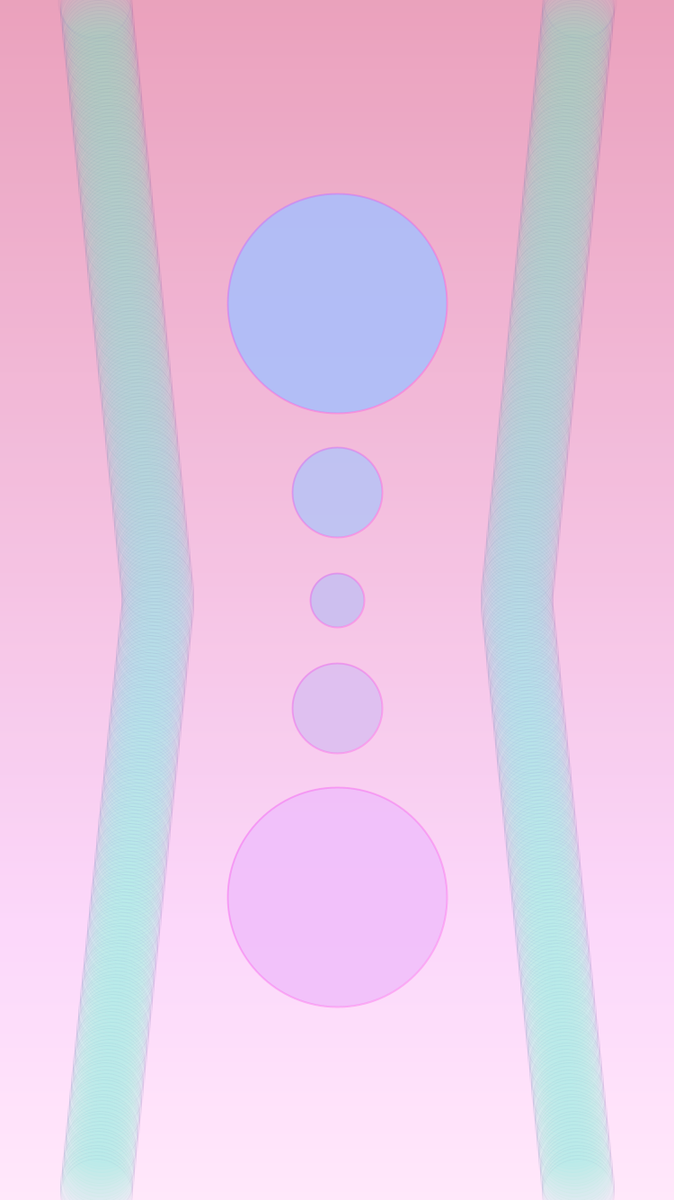
Frame 1 (no input)
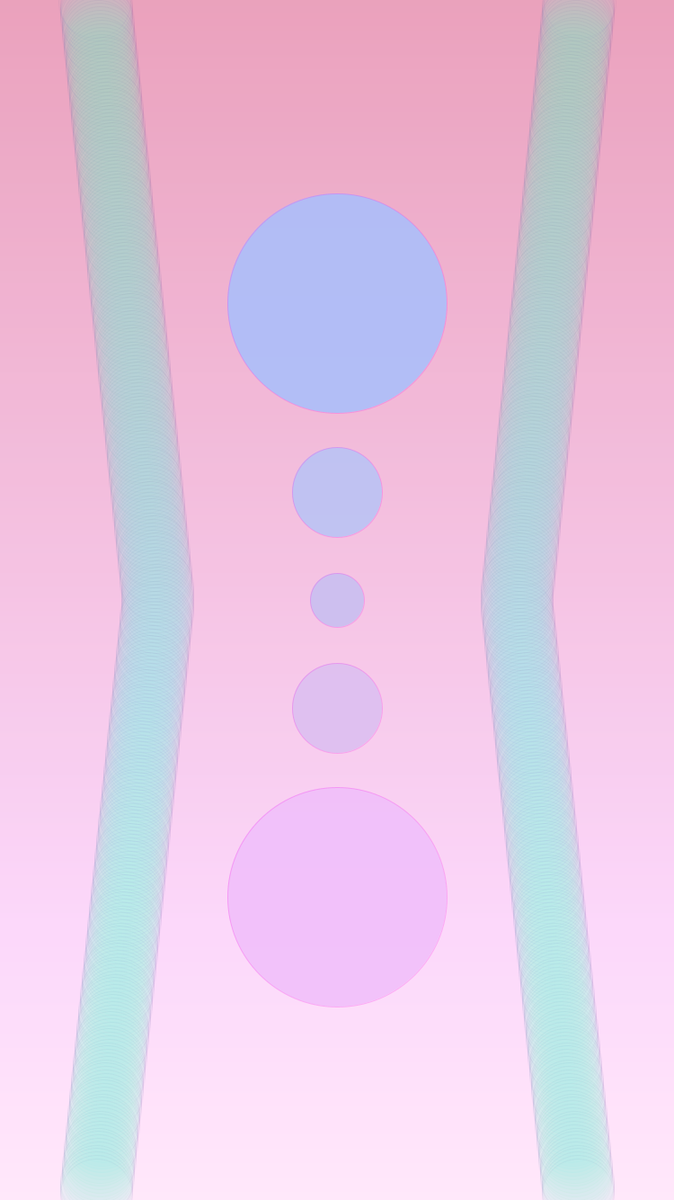
Frame 60 (the mouse pressed at the canvas centre just before this capture)
Frame 120 (the mouse held since frame 60 and released just before this capture): identical to frame 60, image omitted

The Processing sketch that drew these frames (run headless with seeded random() and noise(); from frame 60 on, the mouse is pressed at the canvas centre):

// Processing sketch: Iphone_Symmetric_1
// ── Iphone_Symmetric_1.pde
//Title: Iphone_Symmetric_1
//Coder: Thomas Wesley
//Last Edit: June 4th, 2019
//Iphone wallpaper consisting of stacked circles to form bending lines, with gradient coloring. 


//Optional Parameter to make this export a vector file 
//import processing.svg.*;

// Sketch Variable Declarations
int w = 120;
int count = 0;
int er = 0;
int exy =0;
int yguy =-10;
int messy =0;
int boltbuff=1;
float i;
int crunch =0;
int z=0;
int linez = 0;
int lineztwo = 0;
int redchange=0;
float o=0;
float a = 0;
float shade = 0 ;
float b = 0;
float t = 0;
float u = 0;
int keepoff=0;
int loc = -430;
int ation = -10;
int chan=-460;
int ging=-60;
int an = 10;
int other = 40;
int one = 70;
int over = 100;
int lightning = 5;
int delay = 0;
int here=0;
int tri = 0;
int fan = 0;
int fanm=0;
int para=0;
int [] temp =new int[4];
int LINE_C = 350;

//Sketch Setup - Sizing and background parameters
void setup() {
  size(750, 1334);
  background(0);
}

//Sketch Draw - Logic for the image
void draw() {
  save("Iphone_Symmetric_1_Alpha.png");
  background(255,160,220,12);
   
  
  translate(width/2,height/2);
  scale(2);
  noStroke();
  for(int j=0; j<700;j=j+1){
      fill(230+j/25,160+j/8,180+j/7,215);
      noStroke();
      quad(-200,-350+j,-200,-351+j,200,-351+j,200,-350+j);
    }
    fill(170,190,250,225);
      stroke(250,50,230,73);
      ellipse(0,-165,122,122);
      fill(185,195,245,225);
      ellipse(0,-60,50,50);
      fill(200,190,240,225);
      ellipse(0,0,30,30);
      fill(220,190,240,225);
      ellipse(0,60,50,50);
      fill(240,190,250,225);
      ellipse(0,165,122,122);
    
    for (int i = 0; i < LINE_C; i = i +1){
      
      noStroke();
      fill(0,250,164,5);
      noFill();
      fill(100,240,194,6);
      stroke(0,0,120,9);
      ellipse(-100-abs(-LINE_C/2+i)/5,(-LINE_C/2+i)*1.9,40,40);
      ellipse(+100+abs(-LINE_C/2+i)/5,(-LINE_C/2+i)*1.9,40,40);
      strokeWeight(1);
      stroke(255,80,200,10);
      strokeWeight(1);
      stroke(255,80,200,75);
      strokeWeight(0.5);

      } 
    translate(-width/2,-height/2);   
  }
